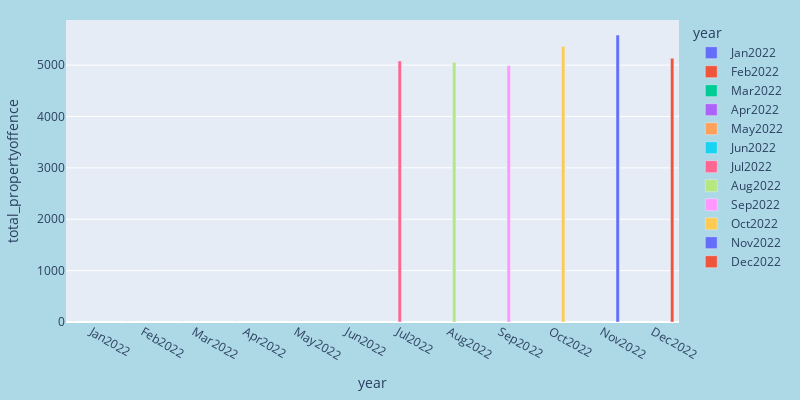

Notebook source saved alongside this figure:
### Code cell
fig2 = px.bar(sumoffences_month2022, x="year", y="total_propertyoffence", color="year", barmode = "group", width=800, height=400)
fig2.update_layout(
    margin=dict(l=20, r=20, t=20, b=20),
    paper_bgcolor="LightBlue",
)
fig2.show()

### Figure 1 — Plotly figure (JSON) as saved in the notebook; plotly's stock layout.template omitted (floating-point values rounded to 4 significant figures)
{"data": [{"alignmentgroup": "True", "hovertemplate": "year=%{x}<br>total_propertyoffence=%{y}<extra></extra>", "legendgroup": "Jan2022", "marker": {"color": "#636efa", "pattern": {"shape": ""}}, "name": "Jan2022", "offsetgroup": "Jan2022", "orientation": "v", "showlegend": true, "textposition": "auto", "type": "bar", "x": ["Jan2022"], "xaxis": "x", "y": [0], "yaxis": "y"}, {"alignmentgroup": "True", "hovertemplate": "year=%{x}<br>total_propertyoffence=%{y}<extra></extra>", "legendgroup": "Feb2022", "marker": {"color": "#EF553B", "pattern": {"shape": ""}}, "name": "Feb2022", "offsetgroup": "Feb2022", "orientation": "v", "showlegend": true, "textposition": "auto", "type": "bar", "x": ["Feb2022"], "xaxis": "x", "y": [0], "yaxis": "y"}, {"alignmentgroup": "True", "hovertemplate": "year=%{x}<br>total_propertyoffence=%{y}<extra></extra>", "legendgroup": "Mar2022", "marker": {"color": "#00cc96", "pattern": {"shape": ""}}, "name": "Mar2022", "offsetgroup": "Mar2022", "orientation": "v", "showlegend": true, "textposition": "auto", "type": "bar", "x": ["Mar2022"], "xaxis": "x", "y": [0], "yaxis": "y"}, {"alignmentgroup": "True", "hovertemplate": "year=%{x}<br>total_propertyoffence=%{y}<extra></extra>", "legendgroup": "Apr2022", "marker": {"color": "#ab63fa", "pattern": {"shape": ""}}, "name": "Apr2022", "offsetgroup": "Apr2022", "orientation": "v", "showlegend": true, "textposition": "auto", "type": "bar", "x": ["Apr2022"], "xaxis": "x", "y": [0], "yaxis": "y"}, {"alignmentgroup": "True", "hovertemplate": "year=%{x}<br>total_propertyoffence=%{y}<extra></extra>", "legendgroup": "May2022", "marker": {"color": "#FFA15A", "pattern": {"shape": ""}}, "name": "May2022", "offsetgroup": "May2022", "orientation": "v", "showlegend": true, "textposition": "auto", "type": "bar", "x": ["May2022"], "xaxis": "x", "y": [0], "yaxis": "y"}, {"alignmentgroup": "True", "hovertemplate": "year=%{x}<br>total_propertyoffence=%{y}<extra></extra>", "legendgroup": "Jun2022", "marker": {"color": "#19d3f3", "pattern": {"shape": ""}}, "name": "Jun2022", "offsetgroup": "Jun2022", "orientation": "v", "showlegend": true, "textposition": "auto", "type": "bar", "x": ["Jun2022"], "xaxis": "x", "y": [0], "yaxis": "y"}, {"alignmentgroup": "True", "hovertemplate": "year=%{x}<br>total_propertyoffence=%{y}<extra></extra>", "legendgroup": "Jul2022", "marker": {"color": "#FF6692", "pattern": {"shape": ""}}, "name": "Jul2022", "offsetgroup": "Jul2022", "orientation": "v", "showlegend": true, "textposition": "auto", "type": "bar", "x": ["Jul2022"], "xaxis": "x", "y": [5082], "yaxis": "y"}, {"alignmentgroup": "True", "hovertemplate": "year=%{x}<br>total_propertyoffence=%{y}<extra></extra>", "legendgroup": "Aug2022", "marker": {"color": "#B6E880", "pattern": {"shape": ""}}, "name": "Aug2022", "offsetgroup": "Aug2022", "orientation": "v", "showlegend": true, "textposition": "auto", "type": "bar", "x": ["Aug2022"], "xaxis": "x", "y": [5057], "yaxis": "y"}, {"alignmentgroup": "True", "hovertemplate": "year=%{x}<br>total_propertyoffence=%{y}<extra></extra>", "legendgroup": "Sep2022", "marker": {"color": "#FF97FF", "pattern": {"shape": ""}}, "name": "Sep2022", "offsetgroup": "Sep2022", "orientation": "v", "showlegend": true, "textposition": "auto", "type": "bar", "x": ["Sep2022"], "xaxis": "x", "y": [4989], "yaxis": "y"}, {"alignmentgroup": "True", "hovertemplate": "year=%{x}<br>total_propertyoffence=%{y}<extra></extra>", "legendgroup": "Oct2022", "marker": {"color": "#FECB52", "pattern": {"shape": ""}}, "name": "Oct2022", "offsetgroup": "Oct2022", "orientation": "v", "showlegend": true, "textposition": "auto", "type": "bar", "x": ["Oct2022"], "xaxis": "x", "y": [5364], "yaxis": "y"}, {"alignmentgroup": "True", "hovertemplate": "year=%{x}<br>total_propertyoffence=%{y}<extra></extra>", "legendgroup": "Nov2022", "marker": {"color": "#636efa", "pattern": {"shape": ""}}, "name": "Nov2022", "offsetgroup": "Nov2022", "orientation": "v", "showlegend": true, "textposition": "auto", "type": "bar", "x": ["Nov2022"], "xaxis": "x", "y": [5584], "yaxis": "y"}, {"alignmentgroup": "True", "hovertemplate": "year=%{x}<br>total_propertyoffence=%{y}<extra></extra>", "legendgroup": "Dec2022", "marker": {"color": "#EF553B", "pattern": {"shape": ""}}, "name": "Dec2022", "offsetgroup": "Dec2022", "orientation": "v", "showlegend": true, "textposition": "auto", "type": "bar", "x": ["Dec2022"], "xaxis": "x", "y": [5134], "yaxis": "y"}], "layout": {"barmode": "group", "height": 400, "legend": {"title": {"text": "year"}, "tracegroupgap": 0}, "margin": {"b": 20, "l": 20, "r": 20, "t": 20}, "paper_bgcolor": "LightBlue", "width": 800, "xaxis": {"anchor": "y", "categoryarray": ["Jan2022", "Feb2022", "Mar2022", "Apr2022", "May2022", "Jun2022", "Jul2022", "Aug2022", "Sep2022", "Oct2022", "Nov2022", "Dec2022"], "categoryorder": "array", "domain": [0, 1], "title": {"text": "year"}}, "yaxis": {"anchor": "x", "domain": [0, 1], "title": {"text": "total_propertyoffence"}}}}
